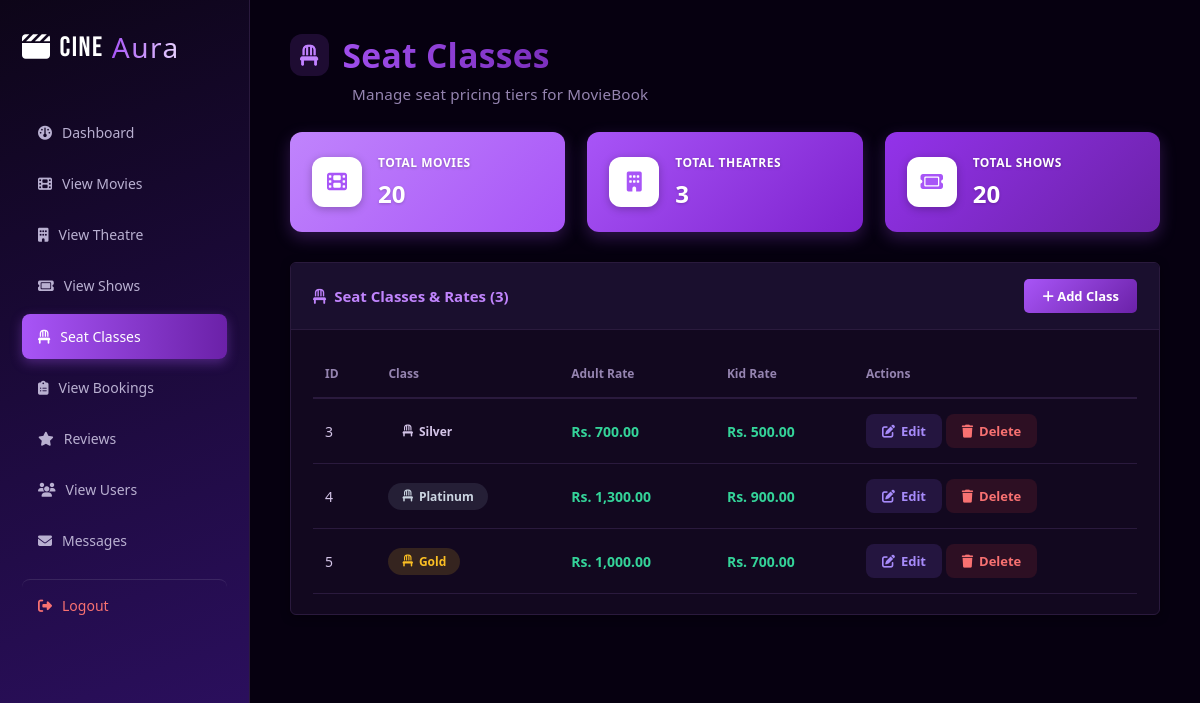
The page /Dashboard/view_seatclasses.php (signed in) on the database its author committed.
### tables this page shows
CREATE TABLE `seat_classes` (
  `id` int(11) NOT NULL,
  `class_name` varchar(60) NOT NULL,
  `adult_price` decimal(10,2) NOT NULL,
  `kid_price` decimal(10,2) NOT NULL
);

### Dashboard/view_seatclasses.php (the view, shortened to what this page needs)
<?php
include_once "../connect.php";
include_once "side.php";
$movieCountQuery = "SELECT * FROM movies";
$movieCountResult = mysqli_query($conn, $movieCountQuery);
$totalMovies = mysqli_num_rows($movieCountResult);
$theatreCountQuery = "SELECT * FROM theatres";
$theatreCountResult = mysqli_query($conn, $theatreCountQuery);
$totalTheatres = mysqli_num_rows($theatreCountResult);
$showCountQuery = "SELECT * FROM shows";
$showCountResult = mysqli_query($conn, $showCountQuery);
$totalShows = mysqli_num_rows($showCountResult);
$seatClassQuery = "SELECT * FROM seat_classes ORDER BY id ASC";
$seatClassResult = mysqli_query($conn, $seatClassQuery);
$totalSeatClasses = mysqli_num_rows($seatClassResult);
?>
<!DOCTYPE html>
<html lang="en">
<head>
    <link rel="stylesheet" href="https://cdnjs.cloudflare.com/ajax/libs/font-awesome/6.5.1/css/all.min.css">
    <link rel="stylesheet" href="style.css">
</head>
<body class="dashboard-body">
    <div class="admin-content">
        <div class="admin-topbar">
            <div class="page-heading">
                <h1>Seat Classes</h1>
                <p class="page-subtitle">Manage seat pricing tiers for MovieBook</p>
            </div>
        </div>
        <section class="stats-grid">
            <div class="stat-card">
                <div class="stat-icon movies"><i class="fa-solid fa-film"></i></div>
                <div>
                    <p class="stat-label">Total Movies</p>
                    <p class="stat-value"><?php echo $totalMovies; ?></p>
                </div>
            </div>
            <div class="stat-card">
                <div class="stat-icon theatres"><i class="fa-solid fa-building"></i></div>
                <div>
                    <p class="stat-label">Total Theatres</p>
                    <p class="stat-value"><?php echo $totalTheatres; ?></p>
                </div>
            </div>
            <div class="stat-card">
                <div class="stat-icon shows"><i class="fa-solid fa-ticket"></i></div>
                <div>
                    <p class="stat-label">Total Shows</p>
                    <p class="stat-value"><?php echo $totalShows; ?></p>
                </div>
            </div>
        </section>
        <section class="manage-section">
            <div class="manage-header">
                <h2><i class="fa-solid fa-chair"></i> Seat Classes &amp; Rates (<?php echo $totalSeatClasses; ?>)</h2>
                <a href="add_seatclass.php" class="btn-add"><i class="fa-solid fa-plus"></i> Add Class</a>
            </div>
            <div class="table-wrapper">
                <table class="admin-table">
                    <thead>
                        <tr>
                            <th>ID</th>
                            <th>Class</th>
                            <th>Adult Rate</th>
                            <th>Kid Rate</th>
                            <th>Actions</th>
                        </tr>
                    </thead>
                    <tbody>
                        <?php if($totalSeatClasses == 0){ ?>
                            <tr>
                                <td colspan="5" style="text-align:center; color:#9584b0; padding:24px;">
                                    No seat classes added yet. Click "Add Class" to create one.
                                </td>
                            </tr>
                        <?php }else{ ?>
                            <?php foreach($seatClassResult as $seatclass){ ?>
                                <tr>
                                    <td><?php echo $seatclass["id"]; ?></td>
                                    <td><span class="class-badge <?php echo strtolower($seatclass["class_name"]); ?>"><i class="fa-solid fa-chair"></i> <?php echo htmlspecialchars($seatclass["class_name"]); ?></span></td>
                                    <td><span class="amount-value">Rs. <?php echo number_format($seatclass["adult_price"], 2); ?></span></td>
                                    <td><span class="amount-value">Rs. <?php echo number_format($seatclass["kid_price"], 2); ?></span></td>
                                    <td class="actions">
                                        <a href="edit_seatclass.php?id=<?php echo $seatclass["id"]; ?>" class="btn-small edit"><i class="fa-solid fa-pen-to-square"></i> Edit</a>
                                        <a href="delete_seatclass.php?id=<?php echo $seatclass["id"]; ?>" class="btn-small delete" onclick="return confirm('Delete this seat class? This cannot be undone.');"><i class="fa-solid fa-trash"></i> Delete</a>
                                    </td>
                                </tr>
                            <?php } ?>
                        <?php } ?>
                    </tbody>
                </table>
            </div>
        </section>
    </div>
</body>
</html>

### Dashboard/style.css (style rules this page uses)
* { margin: 0; padding: 0; box-sizing: border-box; font-family: 'Segoe UI', Arial, sans-serif; }
body.dashboard-body { min-height: 100vh; background-color: #060010; }
a { text-decoration: none; }
.admin-content { margin-left: 250px; padding: 32px 40px; background-color: #060010; min-width: 0; }
.admin-topbar { display: flex; justify-content: space-between; align-items: center; margin-bottom: 28px; }
.admin-topbar h1 { font-size: 24px; color: #f3e8ff; font-weight: 700; }
.stats-grid { display: grid; grid-template-columns: repeat(auto-fit, minmax(210px, 1fr)); gap: 22px; margin-bottom: 30px; }
.stat-card { border-radius: 12px; padding: 22px; box-shadow: 0 6px 16px rgba(168,85,247,0.25); display: flex; align-items: center; gap: 16px; color: #fff; }
.stat-card:nth-child(1) { background: linear-gradient(135deg, #c084fc, #a855f7); }
.stat-card:nth-child(2) { background: linear-gradient(135deg, #a855f7, #7e22ce); }
.stat-card:nth-child(3) { background: linear-gradient(135deg, #9333ea, #6b21a8); }
.stat-icon { width: 50px; height: 50px; border-radius: 12px; background: #fff !important; display: flex; align-items: center; justify-content: center; font-size: 20px; color: #a855f7; flex-shrink: 0; box-shadow: 0 2px 8px rgba(0,0,0,0.25); }
.stat-label { font-size: 12px; font-weight: 700; text-transform: uppercase; letter-spacing: 0.5px; color: #fff; text-shadow: 0 1px 3px rgba(0,0,0,0.25); margin-bottom: 6px; }
.stat-value { text-shadow: 0 1px 3px rgba(0,0,0,0.2); }
.stat-value { font-size: 24px; font-weight: 700; color: #fff; }
.manage-section { background: #12081f; border: 1px solid #2a1a3d; border-radius: 6px; padding: 0; box-shadow: 0 2px 10px rgba(0,0,0,0.4); margin-bottom: 28px; overflow: hidden; }
.manage-header { display: flex; justify-content: space-between; align-items: center; padding: 16px 22px; border-bottom: 1px solid #2a1a3d; background-color: #1a0f2e; }
.manage-header h2 { font-size: 15px; color: #c084fc; font-weight: 700; display: flex; align-items: center; gap: 8px; }
.btn-add { background: linear-gradient(135deg, #a855f7, #6b21a8); color: #fff; padding: 8px 18px; border-radius: 5px; font-size: 13px; font-weight: 600; box-shadow: none; }
.table-wrapper { overflow-x: auto; padding: 20px 22px; -webkit-overflow-scrolling: touch; }
.admin-table { width: 100%; border-collapse: collapse; color: #d4c5e8; }
.admin-table th, .admin-table td { text-align: left; padding: 15px 20px 15px 12px; font-size: 14px; }
.admin-table th { color: #9584b0; text-transform: none; font-size: 12px; font-weight: 700; border-bottom: 2px solid #2a1a3d; }
.admin-table tbody tr { border-bottom: 1px solid #2a1a3d; }
.btn-small { padding: 8px 16px; border-radius: 8px; font-size: 13px; font-weight: 600; display: inline-flex; align-items: center; gap: 6px; text-decoration: none; transition: 0.2s ease; border: none; cursor: pointer; }
.btn-small.edit { background-color: rgba(139,92,246,0.15); color: #a78bfa; }
.btn-small.delete { background-color: rgba(239,68,68,0.12); color: #f87171; }
.stat-card { animation: fadeInUp 0.4s ease backwards; }
.stat-card:nth-child(1) { animation-delay: 0.05s; }
.stat-card:nth-child(2) { animation-delay: 0.1s; }
.stat-card:nth-child(3) { animation-delay: 0.15s; }
.manage-section { animation: fadeInUp 0.4s ease backwards; animation-delay: 0.2s; }
.amount-value { font-weight: 700; color: #34d399; }
.class-badge { display: inline-flex; align-items: center; gap: 6px; padding: 5px 14px; border-radius: 20px; font-size: 12px; font-weight: 700; }
.class-badge.gold { background-color: rgba(251,191,36,0.15); color: #fbbf24; }
.class-badge.platinum { background-color: rgba(148,163,184,0.15); color: #cbd5e1; }

### Dashboard/view_seatclasses.php (style rules this page uses)
.page-heading { opacity: 0; animation: fadeSlideDown 0.6s ease forwards; }
.page-heading h1 { display: flex; align-items: center; gap: 14px; font-size: 2.1rem; font-weight: 800; letter-spacing: 0.3px; margin: 0; background: linear-gradient(90deg, #a855f7, #6b21a8); -webkit-background-clip: text; -webkit-text-fill-color: transparent; background-clip: text; }
.page-heading h1::before { content: "\f6c0"; font-family: "Font Awesome 6 Free"; font-weight: 900; -webkit-text-fill-color: initial; color: #c084fc; background: rgba(168, 85, 247, 0.15); padding: 10px; border-radius: 12px; font-size: 1.3rem; animation: pulseIcon 2.5s ease-in-out infinite; }
.page-heading .page-subtitle { margin: 6px 0 0 62px; color: #9584b0; font-size: 0.95rem; font-weight: 400; letter-spacing: 0.2px; }

### rows shown on the page
seat_classes: id "3", class_name "Silver", adult_price "700.00", kid_price "500.00"
seat_classes: id "4", class_name "Platinum", adult_price "1,300.00", kid_price "900.00"
seat_classes: id "5", class_name "Gold", adult_price "1,000.00", kid_price "700.00"

### other values the page prints
$totalMovies "20"
$totalTheatres "3"
$totalShows "20"
$totalSeatClasses "3"
